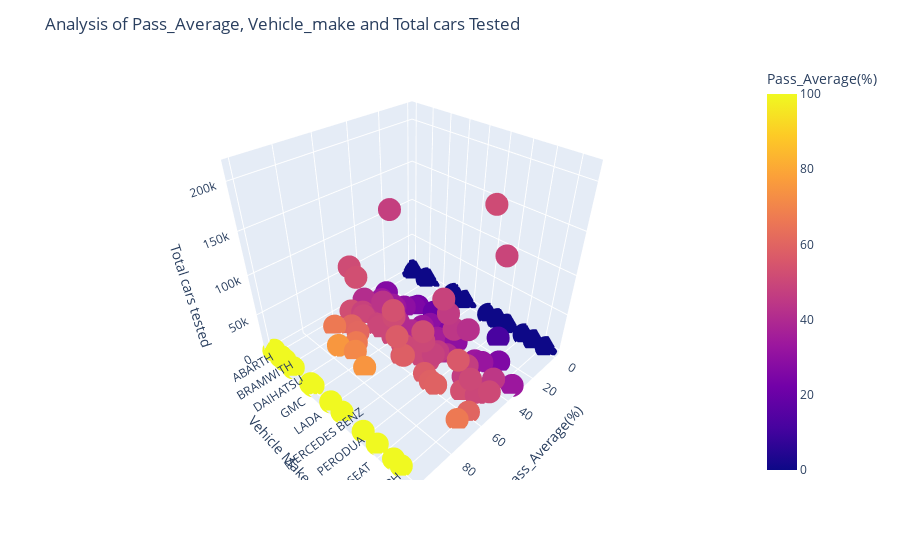

Notebook cell for this chart:
### Markdown cell above
# Analysis of Pass_Average, Vehicle_make and Total cars Tested Attributes

### Code cell
fig = px.scatter_3d(pass_model, x='Pass_Average(%)', y='Vehicle Make', z='Total cars tested',
              color='Pass_Average(%)')
fig.update_layout(title_text='Analysis of Pass_Average, Vehicle_make and Total cars Tested')
fig.show()
fig.write_html("pass_vs_vehicle_vs_total_cars.html")

### Figure 1 — Plotly figure (JSON) as saved in the notebook; plotly's stock layout.template omitted (floating-point values rounded to 4 significant figures)
{"data": [{"hovertemplate": "Pass_Average(%)=%{marker.color}<br>Vehicle Make=%{y}<br>Total cars tested=%{z}<extra></extra>", "legendgroup": "", "marker": {"color": [100, 0, 41.03, 0, 52.31, 51.58, 27.02, 100, 66.67, 33.33, 48.36, 100, 52.61, 50, 0, 60, 0, 46.15, 33.33, 100, 34.01, 33.04, 60.87, 43.48, 75.37, 29.28, 49.33, 50, 66.67, 25, 22.87, 50, 40, 71.11, 44.3, 100, 47.31, 100, 0, 50, 0, 20, 51.49, 40, 53.34, 33.33, 75, 29.17, 0, 51.78, 36.77, 57.14, 100, 50, 56.52, 44.0, 50, 58.11, 34.62, 25, 35.71, 100, 33.43, 50, 50.33, 52.02, 0, 50, 29.66, 48.22, 45.96, 40, 57.14, 0, 0, 48.52, 45.84, 100, 58.82, 44.43, 0, 0, 59.04, 11.76, 40, 33.33, 42.05, 100, 45.45, 32.28, 46.9, 46.71, 0, 56.06, 52.99, 25.73, 47.9, 50.72, 100, 0, 45.45, 50, 51.33, 100, 66.67, 60, 44.34, 0, 49.31, 50.82, 33.33], "coloraxis": "coloraxis", "symbol": "circle"}, "mode": "markers", "name": "", "scene": "scene", "showlegend": false, "type": "scatter3d", "x": [100, 0, 41.03, 0, 52.31, 51.58, 27.02, 100, 66.67, 33.33, 48.36, 100, 52.61, 50, 0, 60, 0, 46.15, 33.33, 100, 34.01, 33.04, 60.87, 43.48, 75.37, 29.28, 49.33, 50, 66.67, 25, 22.87, 50, 40, 71.11, 44.3, 100, 47.31, 100, 0, 50, 0, 20, 51.49, 40, 53.34, 33.33, 75, 29.17, 0, 51.78, 36.77, 57.14, 100, 50, 56.52, 44.0, 50, 58.11, 34.62, 25, 35.71, 100, 33.43, 50, 50.33, 52.02, 0, 50, 29.66, 48.22, 45.96, 40, 57.14, 0, 0, 48.52, 45.84, 100, 58.82, 44.43, 0, 0, 59.04, 11.76, 40, 33.33, 42.05, 100, 45.45, 32.28, 46.9, 46.71, 0, 56.06, 52.99, 25.73, 47.9, 50.72, 100, 0, 45.45, 50, 51.33, 100, 66.67, 60, 44.34, 0, 49.31, 50.82, 33.33], "y": ["ABARTH", "AC", "ALFA ROMEO", "ASQUITH", "ASTON MARTIN", "AUDI", "AUSTIN", "AUSTIN ROVER", "BADSWORTH", "BEAUFORD", "BENTLEY", "BINZ", "BMW", "BRAMWITH", "BRANFORD", "BRENCHLEY", "BRISTOL", "CADILLAC", "CARBODIES", "CATERHAM", "CHEVROLET", "CHRYSLER", "CHRYSLER JEEP", "CITROEN", "DACIA", "DAEWOO", "DAIHATSU", "DAIMLER", "DATSUN", "DE LOREAN", "DODGE", "DUFFY", "FAIRWAY", "FERRARI", "FIAT", "FISKER", "FORD", "FQHL", "FSO", "GMC", "GOWRINGS", "HOLDEN", "HONDA", "HUMMER", "HYUNDAI", "IMPERIAL", "INFINITI", "ISUZU", "IVECO", "JAGUAR", "JEEP", "KIA", "LADA", "LAMBORGHINI", "LANCIA", "LANDROVER", "LDV", "LEXUS", "LEYLAND", "LINCOLN", "LOTUS", "LTI", "MAKE UNSPECIFIED", "MASERATI", "MAZDA", "MERCEDES BENZ", "MERCEDES/COMPASS", "METROCAB", "MG", "MINI", "MITSUBISHI", "MITSUOKA", "MORGAN", "MORRIS", "NEUSON", "NISSAN", "OPEL", "PANTHER", "PERODUA", "PEUGEOT", "POLLMANN", "PONTIAC", "PORSCHE", "PROTON", "REGENT", "RELIANT", "RENAULT", "RILEY", "ROLLS ROYCE", "ROVER", "SAAB", "SEAT", "SHELSLEY", "SKODA", "SMART", "SSANGYONG", "SUBARU", "SUZUKI", "TALBOT", "TATA", "TESLA", "TIGER", "TOYOTA", "TOYOTA VELLFIRE", "TRIUMPH", "TVR", "VAUXHALL", "VINTAGE MOTOR COMPANY", "VOLKSWAGEN", "VOLVO", "WESTFIELD"], "z": [1, 1, 2435, 2, 65, 64371, 248, 3, 3, 21, 122, 7, 58014, 2, 3, 5, 3, 13, 6, 2, 4399, 1241, 23, 23956, 3049, 1257, 2163, 42, 3, 4, 188, 8, 5, 45, 16581, 1, 156514, 1, 2, 2, 1, 10, 34310, 10, 47663, 3, 4, 48, 1, 3540, 155, 24744, 1, 4, 23, 5643, 2, 7051, 52, 8, 56, 2, 338, 82, 25677, 42072, 1, 2, 236, 10143, 11897, 5, 21, 1, 2, 90987, 71049, 1, 68, 52333, 1, 1, 1101, 17, 10, 3, 57098, 1, 44, 1577, 5725, 22101, 1, 46678, 502, 618, 3065, 18153, 1, 5, 22, 2, 213054, 1, 6, 5, 21248, 2, 170775, 18883, 3]}], "layout": {"coloraxis": {"colorbar": {"title": {"text": "Pass_Average(%)"}}, "colorscale": [[0, "#0d0887"], [0.1111, "#46039f"], [0.2222, "#7201a8"], [0.3333, "#9c179e"], [0.4444, "#bd3786"], [0.5556, "#d8576b"], [0.6667, "#ed7953"], [0.7778, "#fb9f3a"], [0.8889, "#fdca26"], [1, "#f0f921"]]}, "legend": {"tracegroupgap": 0}, "margin": {"t": 60}, "scene": {"domain": {"x": [0, 1], "y": [0, 1]}, "xaxis": {"title": {"text": "Pass_Average(%)"}}, "yaxis": {"title": {"text": "Vehicle Make"}}, "zaxis": {"title": {"text": "Total cars tested"}}}, "title": {"text": "Analysis of Pass_Average, Vehicle_make and Total cars Tested"}}}
